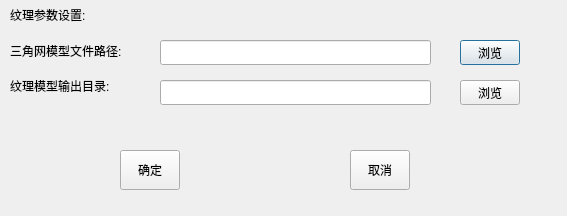
<?xml version="1.0" encoding="UTF-8"?>
<ui version="4.0">
 <class>Dialog_TextureMesh</class>
 <widget class="QDialog" name="Dialog_TextureMesh">
  <property name="geometry">
   <rect>
    <x>0</x>
    <y>0</y>
    <width>567</width>
    <height>216</height>
   </rect>
  </property>
  <property name="windowTitle">
   <string>Dialog</string>
  </property>
  <widget class="QWidget" name="verticalLayoutWidget">
   <property name="geometry">
    <rect>
     <x>10</x>
     <y>0</y>
     <width>160</width>
     <height>101</height>
    </rect>
   </property>
   <layout class="QVBoxLayout" name="verticalLayout">
    <item>
     <widget class="QLabel" name="label">
      <property name="text">
       <string>纹理参数设置:</string>
      </property>
     </widget>
    </item>
    <item>
     <widget class="QLabel" name="label_2">
      <property name="text">
       <string>三角网模型文件路径:</string>
      </property>
     </widget>
    </item>
    <item>
     <widget class="QLabel" name="label_3">
      <property name="text">
       <string>纹理模型输出目录:</string>
      </property>
     </widget>
    </item>
   </layout>
  </widget>
  <widget class="QLineEdit" name="lineEdit_inputDir">
   <property name="geometry">
    <rect>
     <x>160</x>
     <y>40</y>
     <width>271</width>
     <height>25</height>
    </rect>
   </property>
  </widget>
  <widget class="QLineEdit" name="lineEdit_OutputDir">
   <property name="geometry">
    <rect>
     <x>160</x>
     <y>80</y>
     <width>271</width>
     <height>25</height>
    </rect>
   </property>
  </widget>
  <widget class="QPushButton" name="pushButton_browseInputDir">
   <property name="geometry">
    <rect>
     <x>460</x>
     <y>40</y>
     <width>60</width>
     <height>25</height>
    </rect>
   </property>
   <property name="text">
    <string>浏览</string>
   </property>
  </widget>
  <widget class="QPushButton" name="pushButton_browseOutputDir">
   <property name="geometry">
    <rect>
     <x>460</x>
     <y>80</y>
     <width>60</width>
     <height>25</height>
    </rect>
   </property>
   <property name="text">
    <string>浏览</string>
   </property>
  </widget>
  <widget class="QPushButton" name="btn_CONFIRM">
   <property name="geometry">
    <rect>
     <x>120</x>
     <y>150</y>
     <width>60</width>
     <height>40</height>
    </rect>
   </property>
   <property name="text">
    <string>确定</string>
   </property>
  </widget>
  <widget class="QPushButton" name="btn_CANCEL">
   <property name="geometry">
    <rect>
     <x>350</x>
     <y>150</y>
     <width>60</width>
     <height>40</height>
    </rect>
   </property>
   <property name="text">
    <string>取消</string>
   </property>
  </widget>
 </widget>
 <resources/>
 <connections/>
</ui>
